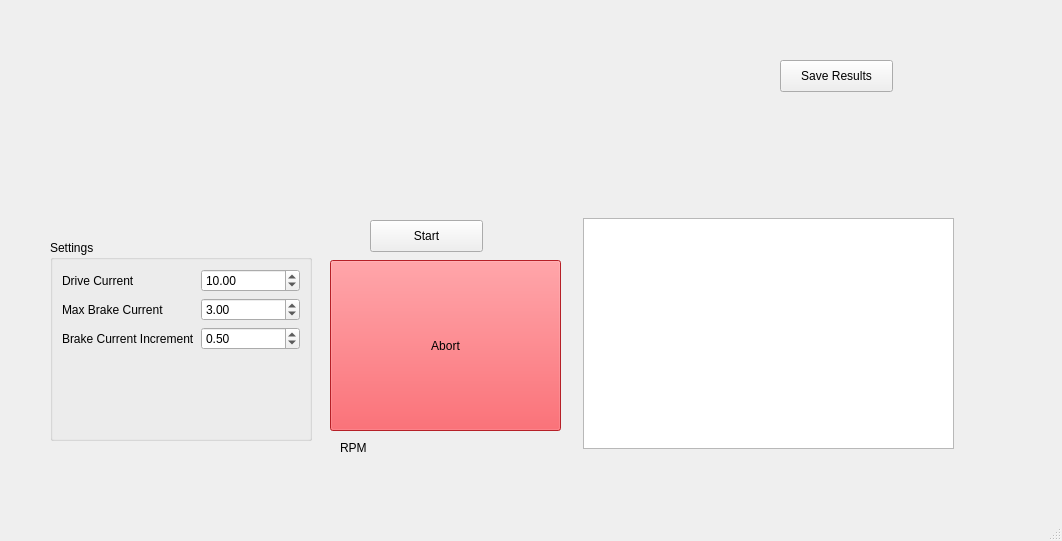
<?xml version="1.0" encoding="UTF-8"?>
<ui version="4.0">
 <class>BenchmarkWindow</class>
 <widget class="QMainWindow" name="BenchmarkWindow">
  <property name="geometry">
   <rect>
    <x>0</x>
    <y>0</y>
    <width>1062</width>
    <height>541</height>
   </rect>
  </property>
  <property name="windowTitle">
   <string>MainWindow</string>
  </property>
  <widget class="QWidget" name="centralwidget">
   <widget class="VescConnectorWidget" name="mVescConnector1" native="true">
    <property name="geometry">
     <rect>
      <x>10</x>
      <y>10</y>
      <width>361</width>
      <height>191</height>
     </rect>
    </property>
   </widget>
   <widget class="VescConnectorWidget" name="mVescConnector2" native="true">
    <property name="geometry">
     <rect>
      <x>400</x>
      <y>10</y>
      <width>311</width>
      <height>191</height>
     </rect>
    </property>
   </widget>
   <widget class="QPushButton" name="startBenchmarkPushButton">
    <property name="geometry">
     <rect>
      <x>370</x>
      <y>220</y>
      <width>113</width>
      <height>32</height>
     </rect>
    </property>
    <property name="text">
     <string>Start</string>
    </property>
   </widget>
   <widget class="QPushButton" name="abortPushButton">
    <property name="geometry">
     <rect>
      <x>330</x>
      <y>260</y>
      <width>231</width>
      <height>171</height>
     </rect>
    </property>
    <property name="styleSheet">
     <string notr="true">background-color: rgb(255, 45, 55);
color: rgb(0,0,0);</string>
    </property>
    <property name="text">
     <string>Abort</string>
    </property>
   </widget>
   <widget class="QGroupBox" name="benchmarkSettingsGroupBox">
    <property name="geometry">
     <rect>
      <x>50</x>
      <y>240</y>
      <width>262</width>
      <height>201</height>
     </rect>
    </property>
    <property name="title">
     <string>Settings</string>
    </property>
    <layout class="QFormLayout" name="formLayout">
     <item row="0" column="0">
      <widget class="QLabel" name="label">
       <property name="text">
        <string>Drive Current</string>
       </property>
      </widget>
     </item>
     <item row="0" column="1">
      <widget class="QDoubleSpinBox" name="driveCurrentBox">
       <property name="minimum">
        <double>0.000000000000000</double>
       </property>
       <property name="maximum">
        <double>200.000000000000000</double>
       </property>
       <property name="singleStep">
        <double>1.000000000000000</double>
       </property>
       <property name="value">
        <double>10.000000000000000</double>
       </property>
      </widget>
     </item>
     <item row="1" column="0">
      <widget class="QLabel" name="label_2">
       <property name="text">
        <string>Max Brake Current</string>
       </property>
      </widget>
     </item>
     <item row="1" column="1">
      <widget class="QDoubleSpinBox" name="brakeCurrentMaxBox">
       <property name="minimum">
        <double>0.500000000000000</double>
       </property>
       <property name="maximum">
        <double>200.000000000000000</double>
       </property>
       <property name="singleStep">
        <double>1.000000000000000</double>
       </property>
       <property name="value">
        <double>3.000000000000000</double>
       </property>
      </widget>
     </item>
     <item row="2" column="0">
      <widget class="QLabel" name="label_3">
       <property name="text">
        <string>Brake Current Increment</string>
       </property>
      </widget>
     </item>
     <item row="2" column="1">
      <widget class="QDoubleSpinBox" name="brakeCurrentIncrementBox">
       <property name="minimum">
        <double>0.000000000000000</double>
       </property>
       <property name="maximum">
        <double>10.000000000000000</double>
       </property>
       <property name="singleStep">
        <double>0.100000000000000</double>
       </property>
       <property name="value">
        <double>0.500000000000000</double>
       </property>
      </widget>
     </item>
    </layout>
   </widget>
   <widget class="QTextEdit" name="mTextLog">
    <property name="geometry">
     <rect>
      <x>583</x>
      <y>218</y>
      <width>371</width>
      <height>231</height>
     </rect>
    </property>
   </widget>
   <widget class="QPushButton" name="saveResultsPushButton">
    <property name="geometry">
     <rect>
      <x>780</x>
      <y>60</y>
      <width>113</width>
      <height>32</height>
     </rect>
    </property>
    <property name="text">
     <string>Save Results</string>
    </property>
   </widget>
   <widget class="QLabel" name="mRpmLabel">
    <property name="geometry">
     <rect>
      <x>340</x>
      <y>440</y>
      <width>59</width>
      <height>16</height>
     </rect>
    </property>
    <property name="text">
     <string>RPM</string>
    </property>
   </widget>
  </widget>
  <widget class="QMenuBar" name="menubar">
   <property name="geometry">
    <rect>
     <x>0</x>
     <y>0</y>
     <width>1062</width>
     <height>22</height>
    </rect>
   </property>
  </widget>
  <widget class="QStatusBar" name="statusbar"/>
 </widget>
 <customwidgets>
  <customwidget>
   <class>VescConnectorWidget</class>
   <extends>QWidget</extends>
   <header>vescconnectorwidget.h</header>
   <container>1</container>
  </customwidget>
 </customwidgets>
 <resources/>
 <connections/>
</ui>
